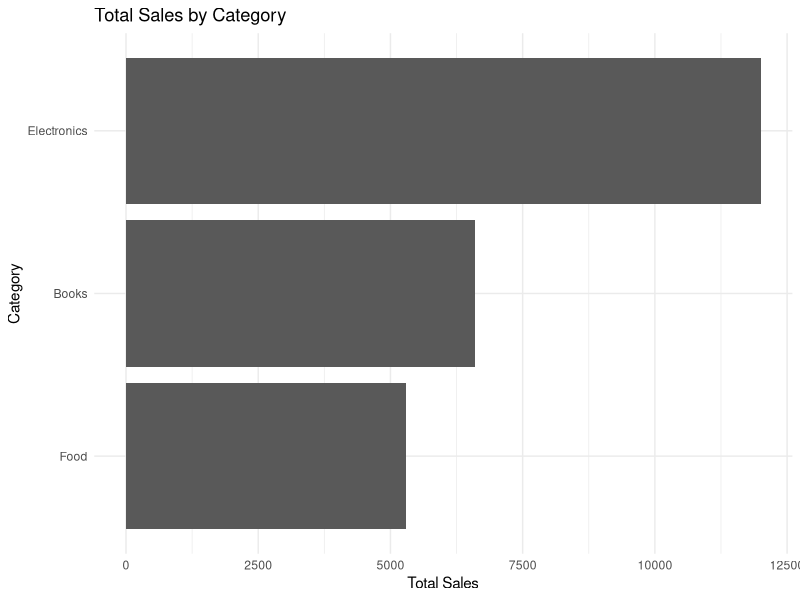

Recreate this plot in R.
## ---- chunk 1
x <- c(10, 20, 30)
mean(x)
## ---- chunk 2
library(dplyr)
library(ggplot2)
## ---- chunk 3
sales_data <- data.frame(
  category = c(
    "Books", "Electronics", "Food",
    "Books", "Electronics", "Food",
    "Books", "Electronics", "Food"
  ),
  region = c(
    "Tokyo", "Tokyo", "Tokyo",
    "Osaka", "Osaka", "Osaka",
    "Fukuoka", "Fukuoka", "Fukuoka"
  ),
  sales = c(
    2400, 2500, 1800,
    3000, 5000, 1500,
    1200, 4500, 2000
  )
)

sales_data
## ---- chunk 4
summary(sales_data)
## ---- chunk 5
category_summary <- sales_data |>
  group_by(category) |>
  summarise(
    total_sales = sum(sales),
    average_sales = mean(sales),
    records = n(),
    .groups = "drop"
  ) |>
  arrange(desc(total_sales))

category_summary
## ---- chunk 6
summary(sales_data)
## ---- chunk 7
hidden_value <- 100
## ---- chunk 8
library(dplyr)
## ---- chunk 9
category_summary
## ---- chunk 10
knitr::kable(
  category_summary,
  caption = "Sales Summary by Category"
)
## ---- chunk 11
sales_plot <- ggplot(
  category_summary,
  aes(
    x = reorder(category, total_sales),
    y = total_sales
  )
) +
  geom_col() +
  coord_flip() +
  labs(
    title = "Total Sales by Category",
    x = "Category",
    y = "Total Sales"
  ) +
  theme_minimal()

sales_plot
## ---- chunk 12
total_sales <- sum(sales_data$sales)
top_category <- category_summary$category[1]
## ---- chunk 13
target_region <- "Tokyo"
## ---- chunk 14
regional_sales <- sales_data |>
  filter(region == target_region)

regional_sales
